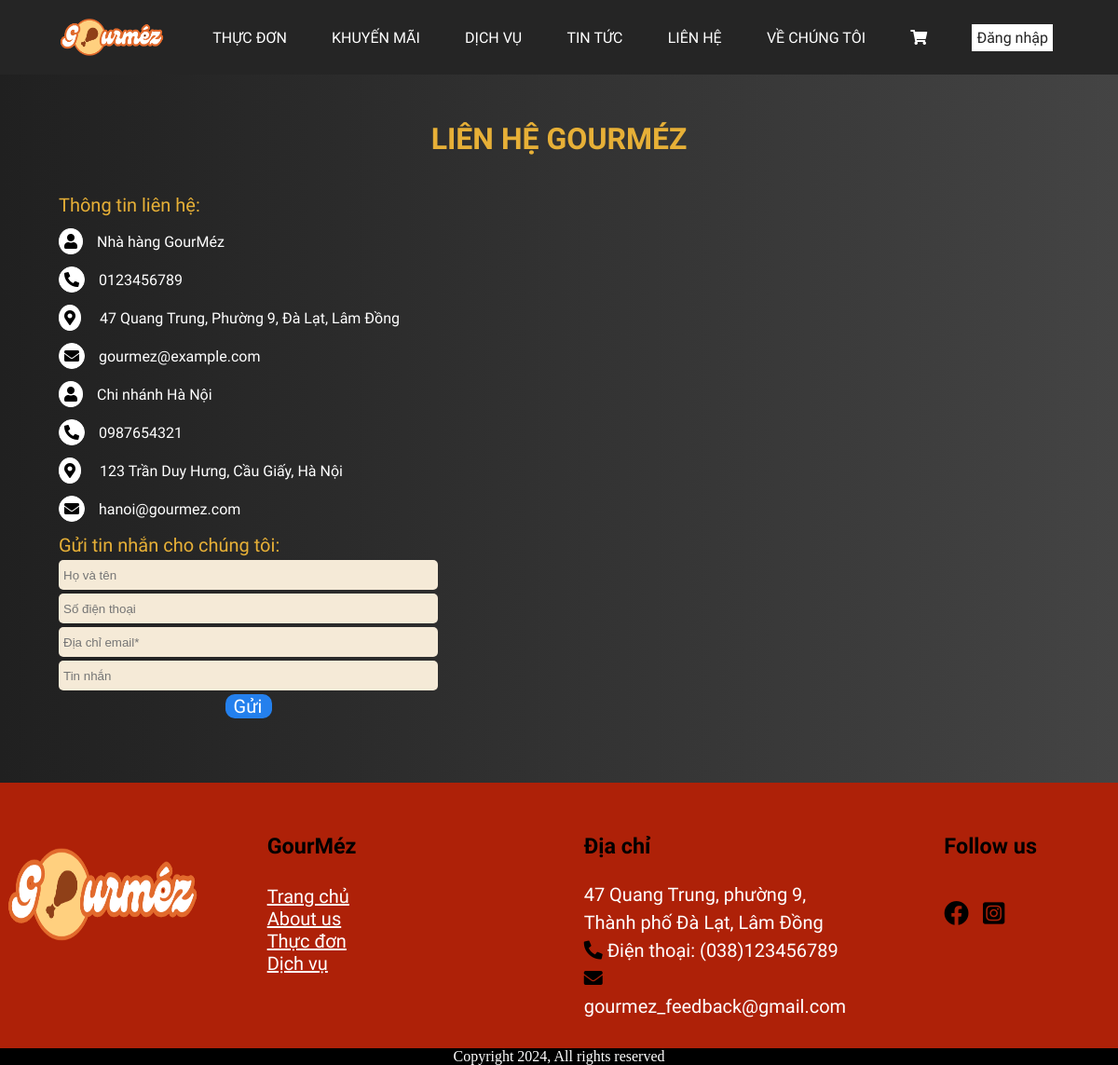
/controller/tranghienthi.php?quanly=lienhe, run on the app's committed database.
### tables this page shows
CREATE TABLE `contacts` (
  `id` int(11) NOT NULL,
  `ResName` varchar(255) NOT NULL,
  `ResPhoneNumber` varchar(20) NOT NULL,
  `ResAddress` text NOT NULL,
  `ResEmail` varchar(255) NOT NULL
);

### view/cus/lienhe/lienhe.php (the view, shortened to what this page needs)
<?php
function connectdb()
{
    $host = "localhost";
    $username = "root";
    $password = "";
    $database = "database";
    $conn = new mysqli($host, $username, $password, $database);
    return $conn;
}
?>
<div class="content_lienhe" style="padding-bottom:50px">
    <?php echo '<h1 style="font-family: Lalezar;margin-top:130px; color: #E7B037; text-align:center;">LIÊN HỆ GOURMÉZ</h1>'; ?>
    <div class="contact-info">
        <div class="contact-details">
            <?php
                $conn = connectdb();
                $sql_lietke_lienhe = "SELECT * FROM contacts";
                $query_lietke_lienhe = $conn->query($sql_lietke_lienhe);
                echo '<ul id="tatca_thongtin">';
                echo '<table class="tb_lienhe">';
                echo '<tr><td style="font-size: 20px; color: #E7B037;">Thông tin liên hệ: </td></tr>';
                while ($row = $query_lietke_lienhe->fetch_assoc()) {
                    echo '<tr><td style="padding-top:10px"><i class="fas fa-user" style="border: 1px solid white; background-color: white; padding: 5px; border-radius: 50%"></i><span style="padding-left: 15px;color:#ffff">' . $row['ResName'] . '</span></td></tr>';
                    echo '<tr><td style="padding-top:10px"><i class="fas fa-phone-alt" style="border: 1px solid white; background-color: white; padding: 5px; border-radius: 50%"></i><span style="padding-left: 15px;color:#ffff">' . $row['ResPhoneNumber'] . '</span></td></tr>';
                    echo '<tr><td style="padding-top:10px"><i class="fas fa-map-marker-alt" style="border: 1px solid white; background-color: white; padding: 5px; border-radius: 50%"></i><span style="padding-left: 5px;color:#ffff"></i><span style="padding-left: 15px">' . $row['ResAddress'] . '</span></td></tr>';
                    echo '<tr><td style="padding-top:10px"><i class="fas fa-envelope" style="border: 1px solid white; background-color: white; padding: 5px; border-radius: 50%"></i><span style="padding-left: 0px"></i><span style="padding-left: 15px;color:#ffff">' . $row['ResEmail'] . '</span></td></tr>';
                }
                echo '<tr><td style="font-size: 20px; color: #E7B037;; padding-top: 10px">Gửi tin nhắn cho chúng tôi: </td></tr>';
                echo '<form method="POST" action="tranghienthi.php?quanly=lienhe">';
                echo '<tr><td><input type="text" id="name" name="tenkhachhang" placeholder="Họ và tên"></td></tr>';
                echo '<tr><td><input type="text" id="phone" name="sodienthoai" placeholder="Số điện thoại"></td></tr>';
                echo '<tr><td colspan="2"><input type="text" id="mail" name="mailkhachhang" placeholder="Địa chỉ email*"></td></tr>';
                echo '<tr><td colspan="2"><input id="message" name="tinnhan" placeholder="Tin nhắn"></td></tr>';
                echo '<tr><td style="text-align: center;"><button type="submit" name="gui" class="btn_gui" >Gửi</button></td></tr>';
                echo '</form>';
                echo '</table>';
                echo '</ul>';
            ?>
        </div>
        <div class="google-map">
            <div id="map-container">
                <iframe src="https://www.google.com/maps/embed?pb=!1m18!1m12!1m3!1d3903.387049790095!2d108.4567228743034!3d11.947682136500624!2m3!1f0!2f0!3f0!3m2!1i1024!2i768!4f13.1!3m3!1m2!1s0x3171131d886ead69%3A0x46a4d17dbd0acfaf!2zNDcgUXVhbmcgVHJ1bmcsIFBoxrDhu51uZyA5LCBUaMOgbmggcGjhu5EgxJDDoCBM4bqhdCwgTMOibSDEkOG7k25nLCBWaeG7h3QgTmFt!5e0!3m2!1svi!2s!4v1715954425734!5m2!1svi!2s" width="500" height="440" style="border:0;" allowfullscreen="" loading="lazy"></iframe>
            </div>
        </div>
    </div>
</div>

### view/cus/giohang/giohang.css (style rules this page uses)
body { background-image: linear-gradient(to right, #202020 ,#444444); }

### view/cus/header/header.php (style rules this page uses)
body { width: 100%; margin : 0; background-image: linear-gradient(to right, #202020 ,#444444); }

### view/cus/lienhe/lienhe.php (style rules this page uses)
.contact-info { display: flex; justify-content: space-between; }
.contact-details, .google-map { margin-right: 90px; }
.contact-details table { font-family: Lalezar; margin-left: 20px; }
input { width: 400px; border-radius:5px; height: 30px; border:none; padding-left:5px; background-color: #F5EAD7; }
.btn_gui { border:none; background-color: #2480ED; color: white; font-size:20px; border-radius:10px; padding-left:5px; width: 50px; font-family: Lalezar; border:none; }

### data on the page
contacts: ResName "Nhà hàng GourMéz", ResPhoneNumber "0123456789", ResAddress "47 Quang Trung, Phường 9, Đà Lạt, Lâm Đồng", ResEmail "gourmez@example.com"
contacts: ResName "Chi nhánh Hà Nội", ResPhoneNumber "0987654321", ResAddress "123 Trần Duy Hưng, Cầu Giấy, Hà Nội", ResEmail "hanoi@gourmez.com"
